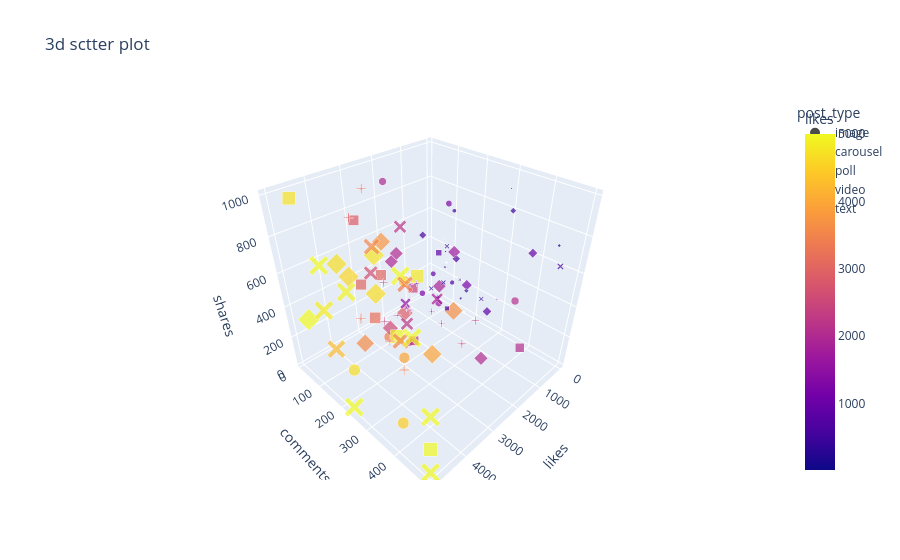

This figure's notebook cell:
### Code cell
fig = px.scatter_3d(df,
             x='likes',
             y='comments',
             z = 'shares',
             color = 'likes',
             size = 'likes',
             symbol='post_type',
             title = '3d sctter plot',)
fig.show()

### Figure 1 — Plotly figure (JSON) as saved in the notebook; plotly's stock layout.template omitted (floating-point values rounded to 4 significant figures)
{"data": [{"hovertemplate": "post_type=image<br>likes=%{marker.color}<br>comments=%{y}<br>shares=%{z}<extra></extra>", "legendgroup": "image", "marker": {"color": [2121, 1183, 1982, 2348, 455, 548, 4665, 1309, 725, 950, 4297, 3401, 227, 3982, 187, 1694, 4483], "coloraxis": "coloraxis", "size": [2121, 1183, 1982, 2348, 455, 548, 4665, 1309, 725, 950, 4297, 3401, 227, 3982, 187, 1694, 4483], "sizemode": "area", "sizeref": 12.5, "symbol": "circle"}, "mode": "markers", "name": "image", "scene": "scene", "showlegend": true, "type": "scatter3d", "x": [2121, 1183, 1982, 2348, 455, 548, 4665, 1309, 725, 950, 4297, 3401, 227, 3982, 187, 1694, 4483], "y": [474, 90, 30, 154, 86, 153, 202, 201, 169, 113, 360, 190, 163, 314, 89, 207, 357], "z": [628, 187, 906, 18, 79, 731, 183, 852, 298, 327, 825, 230, 127, 326, 284, 290, 25]}, {"hovertemplate": "post_type=carousel<br>likes=%{marker.color}<br>comments=%{y}<br>shares=%{z}<extra></extra>", "legendgroup": "carousel", "marker": {"color": [3660, 256, 1878, 45, 889, 1961, 5000, 1992, 4594, 447, 667, 2586, 592, 4763, 3742, 130, 2026, 1690, 3571, 4678, 4656, 1203, 2884, 3956, 951, 36], "coloraxis": "coloraxis", "size": [3660, 256, 1878, 45, 889, 1961, 5000, 1992, 4594, 447, 667, 2586, 592, 4763, 3742, 130, 2026, 1690, 3571, 4678, 4656, 1203, 2884, 3956, 951, 36], "sizemode": "area", "sizeref": 12.5, "symbol": "diamond"}, "mode": "markers", "name": "carousel", "scene": "scene", "showlegend": true, "type": "scatter3d", "x": [3660, 256, 1878, 45, 889, 1961, 5000, 1992, 4594, 447, 667, 2586, 592, 4763, 3742, 130, 2026, 1690, 3571, 4678, 4656, 1203, 2884, 3956, 951, 36], "y": [432, 186, 225, 78, 314, 44, 80, 70, 216, 333, 176, 97, 34, 332, 227, 452, 390, 257, 102, 189, 314, 263, 197, 402, 432, 294], "z": [694, 211, 438, 375, 262, 439, 399, 515, 739, 845, 461, 85, 496, 956, 849, 724, 165, 656, 96, 785, 757, 417, 339, 462, 734, 911]}, {"hovertemplate": "post_type=poll<br>likes=%{marker.color}<br>comments=%{y}<br>shares=%{z}<extra></extra>", "legendgroup": "poll", "marker": {"color": [4955, 2872, 559, 898, 2083, 4795, 2253, 2463, 4726, 2990, 3195, 3005, 5000], "coloraxis": "coloraxis", "size": [4955, 2872, 559, 898, 2083, 4795, 2253, 2463, 4726, 2990, 3195, 3005, 5000], "sizemode": "area", "sizeref": 12.5, "symbol": "square"}, "mode": "markers", "name": "poll", "scene": "scene", "showlegend": true, "type": "scatter3d", "x": [4955, 2872, 559, 898, 2083, 4795, 2253, 2463, 4726, 2990, 3195, 3005, 5000], "y": [408, 10, 136, 130, 500, 449, 162, 187, 44, 30, 109, 124, 500], "z": [688, 736, 55, 480, 388, 978, 28, 445, 993, 365, 243, 517, 204]}, {"hovertemplate": "post_type=video<br>likes=%{marker.color}<br>comments=%{y}<br>shares=%{z}<extra></extra>", "legendgroup": "video", "marker": {"color": [3499, 317, 304, 119, 5000, 4245, 5000, 4929, 2236, 5000, 1498, 4846, 2204, 344, 3544, 560, 3398, 5000, 5000, 2642, 5000, 1857, 314], "coloraxis": "coloraxis", "size": [3499, 317, 304, 119, 5000, 4245, 5000, 4929, 2236, 5000, 1498, 4846, 2204, 344, 3544, 560, 3398, 5000, 5000, 2642, 5000, 1857, 314], "sizemode": "area", "sizeref": 12.5, "symbol": "x"}, "mode": "markers", "name": "video", "scene": "scene", "showlegend": true, "type": "scatter3d", "x": [3499, 317, 304, 119, 5000, 4245, 5000, 4929, 2236, 5000, 1498, 4846, 2204, 344, 3544, 560, 3398, 5000, 5000, 2642, 5000, 1857, 314], "y": [247, 249, 42, 147, 500, 59, 430, 252, 132, 232, 46, 134, 116, 99, 167, 486, 261, 454, 500, 33, 173, 216, 108], "z": [286, 221, 89, 240, 43, 83, 980, 730, 118, 16, 96, 498, 728, 194, 761, 677, 630, 744, 404, 413, 792, 344, 458]}, {"hovertemplate": "post_type=text<br>likes=%{marker.color}<br>comments=%{y}<br>shares=%{z}<extra></extra>", "legendgroup": "text", "marker": {"color": [1274, 1446, 1333, 512, 2013, 332, 3161, 3259, 2251, 1551, 1268, 2265, 3094, 3026, 2153, 553, 2566, 2416, 15, 3404, 229], "coloraxis": "coloraxis", "size": [1274, 1446, 1333, 512, 2013, 332, 3161, 3259, 2251, 1551, 1268, 2265, 3094, 3026, 2153, 553, 2566, 2416, 15, 3404, 229], "sizemode": "area", "sizeref": 12.5, "symbol": "cross"}, "mode": "markers", "name": "text", "scene": "scene", "showlegend": true, "type": "scatter3d", "x": [1274, 1446, 1333, 512, 2013, 332, 3161, 3259, 2251, 1551, 1268, 2265, 3094, 3026, 2153, 553, 2566, 2416, 15, 3404, 229], "y": [45, 44, 144, 123, 122, 109, 162, 50, 380, 206, 73, 39, 86, 11, 81, 320, 368, 50, 70, 244, 179], "z": [216, 52, 123, 338, 183, 348, 137, 177, 427, 127, 251, 318, 965, 761, 114, 312, 304, 62, 454, 67, 38]}], "layout": {"coloraxis": {"colorbar": {"title": {"text": "likes"}}, "colorscale": [[0, "#0d0887"], [0.1111, "#46039f"], [0.2222, "#7201a8"], [0.3333, "#9c179e"], [0.4444, "#bd3786"], [0.5556, "#d8576b"], [0.6667, "#ed7953"], [0.7778, "#fb9f3a"], [0.8889, "#fdca26"], [1, "#f0f921"]]}, "legend": {"itemsizing": "constant", "title": {"text": "post_type"}, "tracegroupgap": 0}, "scene": {"domain": {"x": [0, 1], "y": [0, 1]}, "xaxis": {"title": {"text": "likes"}}, "yaxis": {"title": {"text": "comments"}}, "zaxis": {"title": {"text": "shares"}}}, "title": {"text": "3d sctter plot"}}}
